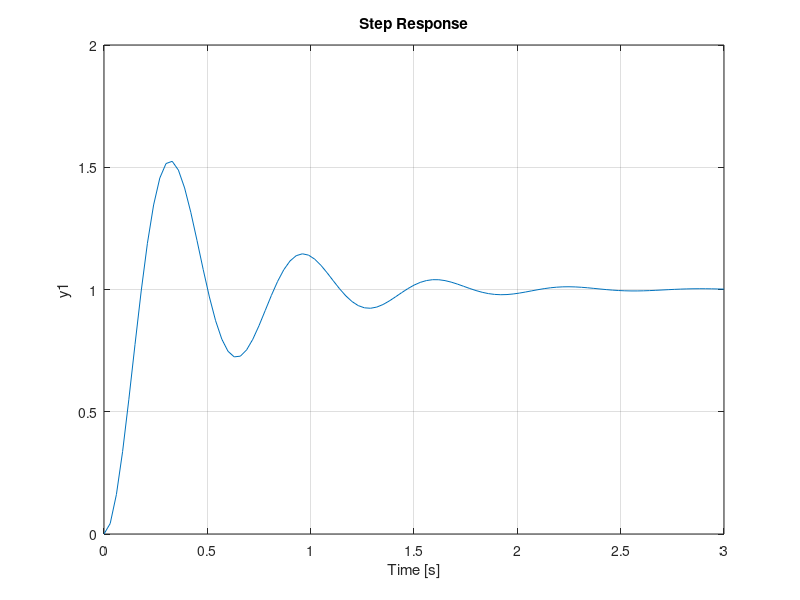

Recreate this plot in MATLAB.
% Second-Order Systems 16520020710111200020
%% Underdamped Systems

k_dc = 1;     % DC gain

w_n = 10;     % Natural Frequency (The natural frequency is the 
              % frequency (in rad/s) that the system will oscillate at when
              % there is no damping, )
              
zeta = 0.2;   % Damping Ratio
s = tf("s");
G1 = k_dc * w_n^2/ (s^2 + 2*zeta*w_n*s + w_n^2);

pzmap(G1);    % pole-zero diagram
axis([-3 1 -15 15])

step(G1)
axis([0 3 0 2])

